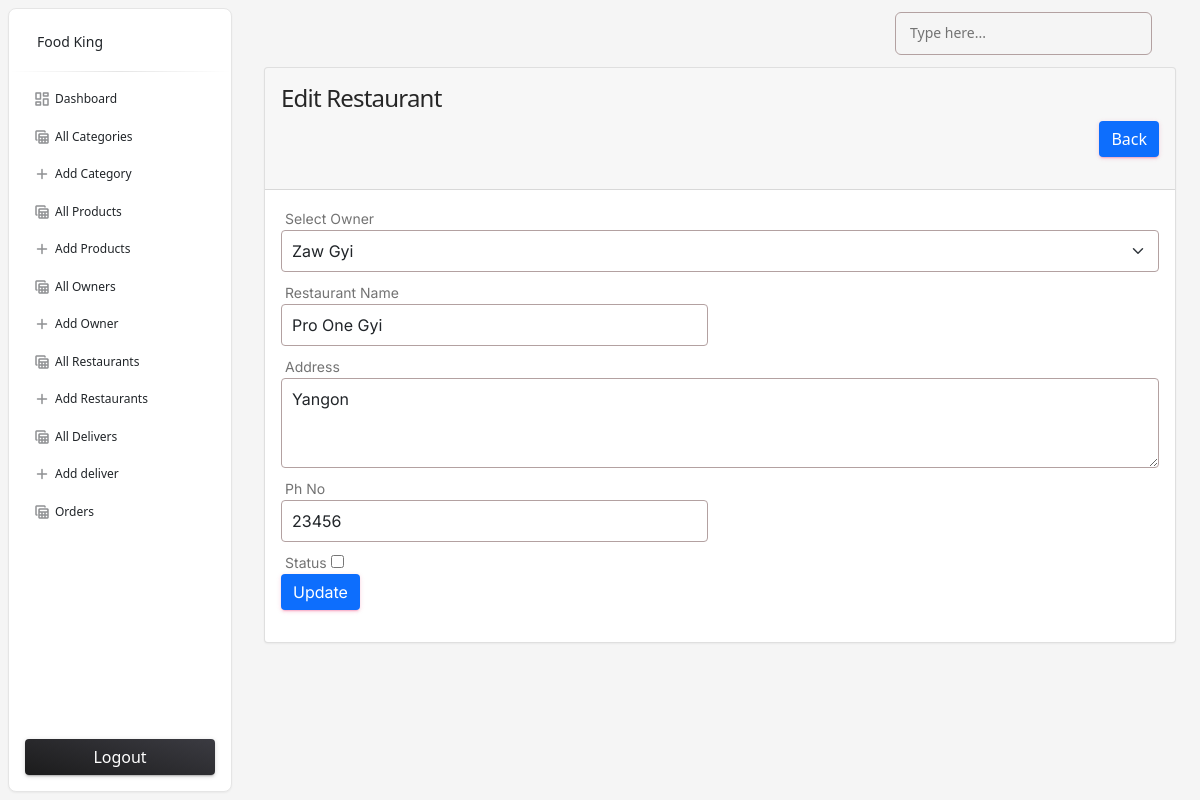
Screenshot of /admin/edit-restaurant.php?id=1 (signed in) with the database file from the repository.
### tables this page shows
CREATE TABLE `restaurants` (
  `id` int(10) NOT NULL,
  `owner_id` int(10) NOT NULL,
  `name` varchar(225) NOT NULL,
  `address` varchar(225) NOT NULL,
  `phone` int(11) NOT NULL,
  `status` tinyint(4) NOT NULL DEFAULT 0
);

CREATE TABLE `owners` (
  `id` int(10) NOT NULL,
  `owner_name` varchar(225) NOT NULL,
  `email` varchar(225) NOT NULL,
  `password` varchar(225) NOT NULL,
  `phone` int(15) NOT NULL,
  `status` tinyint(4) NOT NULL DEFAULT 0
);

### functions/myfunctions.php (called while the page is built, shortened)
<?php
include('../config/dbcon.php');
function getAll($table) {
    global $con;
    $query = "SELECT * FROM $table";
    return $query_run = mysqli_query($con, $query);
}
function getByID($table, $id) {
    global $con;
    $query = "SELECT * FROM $table WHERE id='$id'";
    return $query_run = mysqli_query($con, $query);
}
?>

### admin/edit-restaurant.php (the view, shortened to what this page needs)
<?php
include('includes/header.php');
?>
<div class="container">
    <div class="row">
        <div class="col-md-12">
            <?php
            if (isset($_GET['id'])) {
                $id = $_GET['id'];
                $restaurant = getByID("restaurants", $id);
                if (mysqli_num_rows($restaurant) > 0) {
                    $data = mysqli_fetch_array($restaurant);
                    ?>
                        <div class="card">
                        <div class="card-header">
                            <h4>Edit Restaurant</h4>
                            <a href="restaurants.php" class="btn btn-primary float-end">Back</a>
                        </div>
                        <div class="card-body">
                            <form action="code.php" method="POST">
                                <div class="row">
                                    <div class="col-md-12">
                                        <label class="mb-0">Select Owner</label>
                                        <select name="owner_id" class="form-select mb-2">
                                            <?php
                                            $owner = getAll("owners");
                                            if (mysqli_num_rows($owner) > 0) {
                                                foreach ($owner as $item) {
                                            ?>
                                                    <option value="<?= $item['id']; ?>" <?= $data['owner_id'] == $item['id']? 'selected' : ''?>> <?= $item['owner_name']; ?></option>
                                            <?php
                                                }
                                            } else {
                                                echo "No restaurant available.";
                                            }
                                            ?>
                                        </select>
                                    </div>
                                    <div class="col-md-6">
                                        <label class="mb-0">Restaurant Name</label>
                                        <input type="text" required name="name" value="<?= $data['name'];?>" placeholder="Enter Name" class="form-control mb-2">
                                    </div>
                                    <div class="col-md-12">
                                        <label class="mb-0">Address</label>
                                        <textarea rows="3" required name="address" placeholder="Enter address" class="form-control mb-2"><?= $data['address'];?></textarea>
                                    </div>
                                    <div class="col-md-6">
                                        <label class="mb-0">Ph No</label>
                                        <input type="text" required name="phone" value="<?= $data['phone'];?>" placeholder="Enter slug" class="form-control mb-2">
                                    </div>
                                    <div class="row">
                                        <div class="col-md-6">
                                            <label class="mb-0">Status</label>
                                            <input type="checkbox" name="status" <?= $data['status'] == '0' ? '': 'checked'?>>
                                        </div>
                                    </div>
                                    <div class="col-md-12">
                                        <button type="submit" class="btn btn-primary" name="update_restaurant_btn">Update</button>
                                    </div>
                                </div>
                            </form>
                        </div>
                        </div>
                    <?php
                }
                else
                {
                    echo "Restaurant Not found for given id.";
                }
            }
            else {
                echo "Id missing from url";
            }
            ?>
        </div>
    </div>
</div>
<?php include('includes/footer.php'); ?>

### admin/includes/header.php (style rules this page uses)
.form-control { border: 1px solid #b3a1a1 !important; padding: 8px 10px; }
.form-select { border: 1px solid #b3a1a1 !important; padding: 8px 10px; }

### rows the page displays
restaurants: owner_id "Zaw Gyi", name "Pro One Gyi", address "Yangon", phone "23456"
